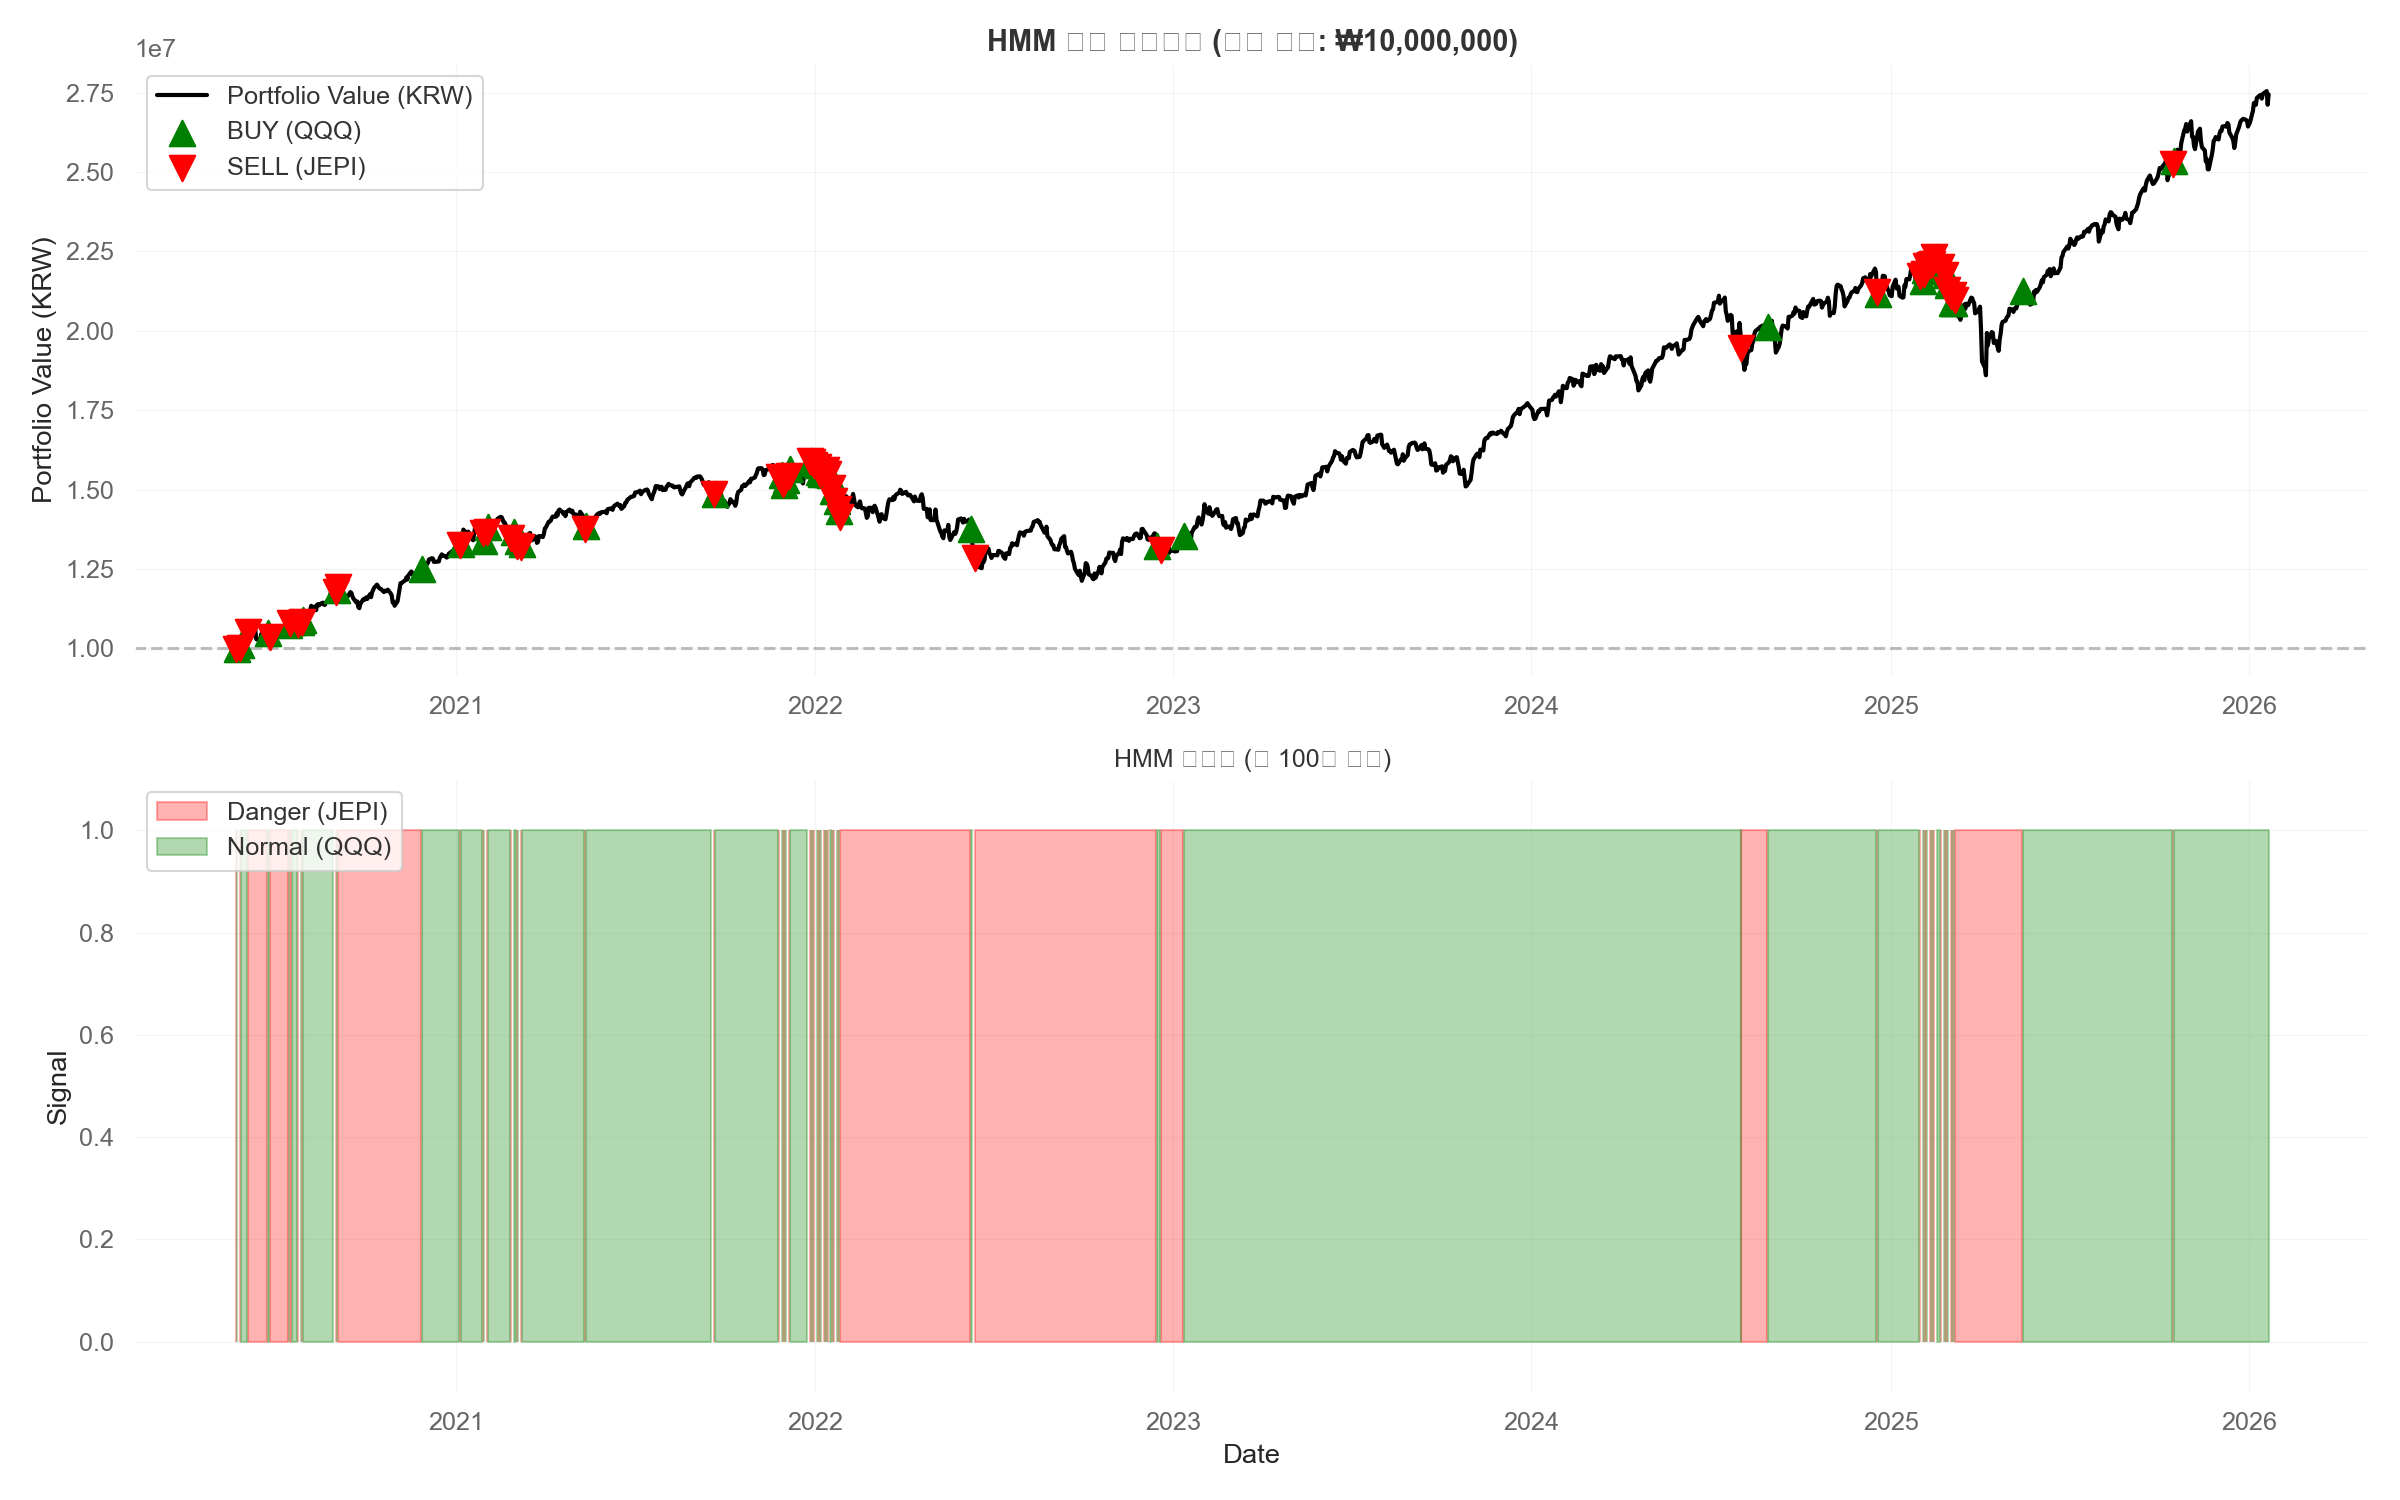

Python code for this plot:
# -*- coding: utf-8 -*-
"""
최적화된 HMM 전략 역사적 신호 분석
- 신호 횟수 카운트
- 매수/매도 시점 차트 표시
- 거래세 상세 분석
- 초기 자본: 1,000만원 (KRW)
"""

import sys
import pandas as pd
import numpy as np
import yfinance as yf
import matplotlib.pyplot as plt
from datetime import datetime
from pathlib import Path

# crash_detection_system 경로 추가
sys.path.insert(0, str(Path(__file__).parent / 'crash_detection_system' / 'src'))

from main import CrashDetectionPipeline

# Configuration
START_DATE = "2020-01-01"
END_DATE = datetime.now().strftime("%Y-%m-%d")
INITIAL_CAPITAL_KRW = 10_000_000  # 1,000만원
USD_KRW_RATE = 1450  # 환율 (1 USD = 1450 KRW)
INITIAL_CAPITAL_USD = INITIAL_CAPITAL_KRW / USD_KRW_RATE

# 거래 비용
US_TRADING_FEE = 0.0001  # 0.01% (미국 주식)
KR_TRADING_FEE = 0.003   # 0.3% (한국 주식)

TICKERS = {
    'SPY': 'SPY',
    'QQQ': 'QQQ',
    'JEPI': 'JEPI',
    'GOLD': 'GLD',
    'KOSPI': '^KS200'
}

def fetch_data():
    """데이터 수집"""
    print("📊 데이터 수집 중...")
    data = {}
    
    for key, ticker in TICKERS.items():
        try:
            df = yf.download(ticker, start=START_DATE, end=END_DATE, progress=False)
            if isinstance(df.columns, pd.MultiIndex):
                data[key] = df['Close'][ticker]
            else:
                data[key] = df['Close']
            print(f"  ✓ {ticker}: {len(data[key])} rows")
        except Exception as e:
            print(f"  ✗ {ticker} 로드 실패: {e}")
    
    df_aligned = pd.DataFrame(data).fillna(method='ffill').dropna()
    print(f"\n정렬된 데이터: {len(df_aligned)} rows ({df_aligned.index[0].date()} ~ {df_aligned.index[-1].date()})")
    return df_aligned

def get_hmm_signals(df):
    """최적화된 HMM 전략 시그널 생성"""
    print("\n🧠 최적화된 HMM 전략 실행 중...")
    
    try:
        pipeline = CrashDetectionPipeline(
            ticker='SPY',
            start_date=START_DATE,
            cache_dir=str(Path(__file__).parent / 'crash_detection_system' / 'data')
        )
        
        results = pipeline.run_full_pipeline()
        
        if results['status'] != 'SUCCESS':
            print(f"  ✗ HMM 파이프라인 실패")
            return None
        
        # 지표 데이터 추출
        indicators = pipeline.indicators.copy()
        indicators.index = pd.to_datetime(indicators.index).tz_localize(None)
        
        # 병합
        df = df.join(indicators[['HMM_Regime', 'RSI', 'ADX']], how='left')
        
        # VIX 데이터 추가
        try:
            vix_data = yf.download('^VIX', start=START_DATE, end=END_DATE, progress=False)
            if isinstance(vix_data.columns, pd.MultiIndex):
                df['VIX'] = vix_data['Close']['^VIX']
            else:
                df['VIX'] = vix_data['Close']
        except:
            df['VIX'] = 15
        
        # 결측치 처리
        df['HMM_Regime'] = df['HMM_Regime'].fillna(method='ffill').fillna(0)
        df['RSI'] = df['RSI'].fillna(50)
        df['ADX'] = df['ADX'].fillna(20)
        df['VIX'] = df['VIX'].fillna(15)
        
        # 최적화된 파라미터로 시그널 생성
        regime_threshold = 1.0
        rsi_crisis = 45
        rsi_normal = 40
        adx_min = 15
        vix_high = 25
        
        signals = []
        
        for i in range(len(df)):
            regime = df['HMM_Regime'].iloc[i]
            rsi = df['RSI'].iloc[i]
            adx = df['ADX'].iloc[i]
            vix = df['VIX'].iloc[i]
            
            is_danger = False
            
            # ADX 필터
            if adx < adx_min:
                is_danger = False
            # Crisis 레짐
            elif regime >= 2:
                if rsi < rsi_crisis:
                    is_danger = True
                else:
                    is_danger = True
            # Correction 레짐
            elif regime >= regime_threshold:
                if rsi < rsi_normal or vix > vix_high:
                    is_danger = True
            
            signals.append(1 if is_danger else 0)
        
        df['is_danger'] = signals
        
        print(f"  ✓ HMM 시그널 생성 완료")
        print(f"  - 위험 신호: {sum(signals)}일 ({sum(signals)/len(signals)*100:.1f}%)")
        
        return df
        
    except Exception as e:
        print(f"  ✗ HMM 엔진 오류: {e}")
        import traceback
        traceback.print_exc()
        return None

def backtest_with_signal_tracking(df):
    """
    시그널 추적 백테스트
    - 매수/매도 시점 기록
    - 거래세 상세 추적
    """
    print(f"\n💼 백테스트 실행 중 (초기 자본: ₩{INITIAL_CAPITAL_KRW:,})...")
    
    weights = {
        'SPY': 0.38,
        'DYNAMIC': 0.38,
        'GOLD': 0.05,
        'KOSPI': 0.19
    }
    
    # 초기 자본 (USD)
    cash_usd = INITIAL_CAPITAL_USD
    shares = {
        'SPY': 0,
        'QQQ': 0,
        'JEPI': 0,
        'GOLD': 0,
        'KOSPI': 0
    }
    
    # 추적 변수
    portfolio_values_krw = []
    total_trading_fees = 0
    trade_history = []  # 거래 내역
    signal_changes = []  # 신호 변경 시점
    
    # 초기 배분
    first_prices = df.iloc[0]
    
    # SPY 매수
    spy_value = cash_usd * weights['SPY']
    fee = spy_value * US_TRADING_FEE
    shares['SPY'] = (spy_value - fee) / first_prices['SPY']
    total_trading_fees += fee
    trade_history.append({
        'date': df.index[0],
        'action': 'BUY',
        'ticker': 'SPY',
        'shares': shares['SPY'],
        'price': first_prices['SPY'],
        'value': spy_value - fee,
        'fee': fee
    })
    
    # QQQ 매수
    qqq_value = cash_usd * weights['DYNAMIC']
    fee = qqq_value * US_TRADING_FEE
    shares['QQQ'] = (qqq_value - fee) / first_prices['QQQ']
    total_trading_fees += fee
    trade_history.append({
        'date': df.index[0],
        'action': 'BUY',
        'ticker': 'QQQ',
        'shares': shares['QQQ'],
        'price': first_prices['QQQ'],
        'value': qqq_value - fee,
        'fee': fee
    })
    
    # GOLD 매수
    gold_value = cash_usd * weights['GOLD']
    fee = gold_value * US_TRADING_FEE
    shares['GOLD'] = (gold_value - fee) / first_prices['GOLD']
    total_trading_fees += fee
    trade_history.append({
        'date': df.index[0],
        'action': 'BUY',
        'ticker': 'GOLD',
        'shares': shares['GOLD'],
        'price': first_prices['GOLD'],
        'value': gold_value - fee,
        'fee': fee
    })
    
    # KOSPI 매수
    kospi_value = cash_usd * weights['KOSPI']
    fee = kospi_value * KR_TRADING_FEE
    shares['KOSPI'] = (kospi_value - fee) / first_prices['KOSPI']
    total_trading_fees += fee
    trade_history.append({
        'date': df.index[0],
        'action': 'BUY',
        'ticker': 'KOSPI',
        'shares': shares['KOSPI'],
        'price': first_prices['KOSPI'],
        'value': kospi_value - fee,
        'fee': fee
    })
    
    cash_usd = 0
    current_mode = 0
    
    for i in range(len(df)):
        prices = df.iloc[i]
        signal = df['is_danger'].iloc[i]
        
        # 포트폴리오 가치 (KRW)
        spy_value = shares['SPY'] * prices['SPY']
        dynamic_value = shares['QQQ'] * prices['QQQ'] + shares['JEPI'] * prices['JEPI']
        gold_value = shares['GOLD'] * prices['GOLD']
        kospi_value = shares['KOSPI'] * prices['KOSPI']
        
        total_value_usd = spy_value + dynamic_value + gold_value + kospi_value + cash_usd
        total_value_krw = total_value_usd * USD_KRW_RATE
        portfolio_values_krw.append(total_value_krw)
        
        # 신호 변경 시 리밸런싱
        if signal != current_mode:
            signal_changes.append({
                'date': df.index[i],
                'from': 'QQQ' if current_mode == 0 else 'JEPI',
                'to': 'JEPI' if signal == 1 else 'QQQ',
                'signal': 'DANGER' if signal == 1 else 'NORMAL'
            })
            
            if signal == 1:  # Normal -> Danger: QQQ -> JEPI
                if shares['QQQ'] > 0:
                    # QQQ 매도
                    sell_value = shares['QQQ'] * prices['QQQ']
                    sell_fee = sell_value * US_TRADING_FEE
                    net_proceeds = sell_value - sell_fee
                    total_trading_fees += sell_fee
                    
                    trade_history.append({
                        'date': df.index[i],
                        'action': 'SELL',
                        'ticker': 'QQQ',
                        'shares': shares['QQQ'],
                        'price': prices['QQQ'],
                        'value': sell_value,
                        'fee': sell_fee
                    })
                    
                    # JEPI 매수
                    buy_fee = net_proceeds * US_TRADING_FEE
                    shares['JEPI'] = (net_proceeds - buy_fee) / prices['JEPI']
                    shares['QQQ'] = 0
                    total_trading_fees += buy_fee
                    
                    trade_history.append({
                        'date': df.index[i],
                        'action': 'BUY',
                        'ticker': 'JEPI',
                        'shares': shares['JEPI'],
                        'price': prices['JEPI'],
                        'value': net_proceeds - buy_fee,
                        'fee': buy_fee
                    })
                    
            else:  # Danger -> Normal: JEPI -> QQQ
                if shares['JEPI'] > 0:
                    # JEPI 매도
                    sell_value = shares['JEPI'] * prices['JEPI']
                    sell_fee = sell_value * US_TRADING_FEE
                    net_proceeds = sell_value - sell_fee
                    total_trading_fees += sell_fee
                    
                    trade_history.append({
                        'date': df.index[i],
                        'action': 'SELL',
                        'ticker': 'JEPI',
                        'shares': shares['JEPI'],
                        'price': prices['JEPI'],
                        'value': sell_value,
                        'fee': sell_fee
                    })
                    
                    # QQQ 매수
                    buy_fee = net_proceeds * US_TRADING_FEE
                    shares['QQQ'] = (net_proceeds - buy_fee) / prices['QQQ']
                    shares['JEPI'] = 0
                    total_trading_fees += buy_fee
                    
                    trade_history.append({
                        'date': df.index[i],
                        'action': 'BUY',
                        'ticker': 'QQQ',
                        'shares': shares['QQQ'],
                        'price': prices['QQQ'],
                        'value': net_proceeds - buy_fee,
                        'fee': buy_fee
                    })
            
            current_mode = signal
    
    print(f"  ✓ 백테스트 완료")
    print(f"  - 총 거래 횟수: {len(trade_history)}회")
    print(f"  - 신호 변경: {len(signal_changes)}회")
    print(f"  - 총 거래세: ${total_trading_fees:,.2f} (₩{total_trading_fees * USD_KRW_RATE:,.0f})")
    
    return pd.Series(portfolio_values_krw, index=df.index), trade_history, signal_changes, total_trading_fees

def analyze_performance(series):
    """성과 분석"""
    total_ret = (series.iloc[-1] / series.iloc[0]) - 1
    
    days = (series.index[-1] - series.index[0]).days
    cagr = (series.iloc[-1] / series.iloc[0]) ** (365/days) - 1
    
    peak = series.cummax()
    dd = (series - peak) / peak
    mdd = dd.min()
    
    daily_ret = series.pct_change()
    sharpe = (daily_ret.mean() * 252) / (daily_ret.std() * np.sqrt(252))
    
    return {
        'Final Value': series.iloc[-1],
        'Total Return': total_ret * 100,
        'CAGR': cagr * 100,
        'MDD': mdd * 100,
        'Sharpe': sharpe
    }

def main():
    print("=" * 70)
    print("🎯 최적화된 HMM 전략 역사적 신호 분석")
    print("=" * 70)
    print(f"초기 자본: ₩{INITIAL_CAPITAL_KRW:,} (${INITIAL_CAPITAL_USD:,.2f})")
    print(f"환율: 1 USD = ₩{USD_KRW_RATE}")
    
    # 데이터 수집
    df = fetch_data()
    
    # HMM 시그널 생성
    df = get_hmm_signals(df)
    
    if df is None or 'is_danger' not in df.columns:
        print("\n❌ HMM 시그널 생성 실패")
        return
    
    # 백테스트 실행
    portfolio, trade_history, signal_changes, total_fees = backtest_with_signal_tracking(df)
    
    # 성과 분석
    stats = analyze_performance(portfolio)
    
    # 신호 통계
    buy_signals = [s for s in signal_changes if s['to'] == 'QQQ']
    sell_signals = [s for s in signal_changes if s['to'] == 'JEPI']
    
    # 결과 출력
    print("\n" + "=" * 70)
    print("📊 백테스트 결과")
    print("=" * 70)
    print(f"최종 자산: ₩{stats['Final Value']:,.0f} (${stats['Final Value']/USD_KRW_RATE:,.2f})")
    print(f"총 수익률: {stats['Total Return']:.2f}%")
    print(f"CAGR: {stats['CAGR']:.2f}%")
    print(f"MDD: {stats['MDD']:.2f}%")
    print(f"Sharpe: {stats['Sharpe']:.2f}")
    
    print("\n" + "=" * 70)
    print("📈 신호 통계")
    print("=" * 70)
    print(f"총 신호 변경: {len(signal_changes)}회")
    print(f"  - 매수 신호 (QQQ): {len(buy_signals)}회")
    print(f"  - 매도 신호 (JEPI): {len(sell_signals)}회")
    print(f"총 거래 횟수: {len(trade_history)}회")
    
    print("\n" + "=" * 70)
    print("💰 거래세 분석")
    print("=" * 70)
    print(f"총 거래세: ${total_fees:,.2f} (₩{total_fees * USD_KRW_RATE:,.0f})")
    print(f"초기 자본 대비: {total_fees / INITIAL_CAPITAL_USD * 100:.2f}%")
    print(f"최종 자산 대비: {total_fees / (stats['Final Value'] / USD_KRW_RATE) * 100:.2f}%")
    
    # 거래 내역 상세
    buy_trades = [t for t in trade_history if t['action'] == 'BUY']
    sell_trades = [t for t in trade_history if t['action'] == 'SELL']
    
    total_buy_fees = sum(t['fee'] for t in buy_trades)
    total_sell_fees = sum(t['fee'] for t in sell_trades)
    
    print(f"\n거래세 세부:")
    print(f"  - 매수 거래세: ${total_buy_fees:,.2f} (₩{total_buy_fees * USD_KRW_RATE:,.0f})")
    print(f"  - 매도 거래세: ${total_sell_fees:,.2f} (₩{total_sell_fees * USD_KRW_RATE:,.0f})")
    
    # 차트 생성
    fig, axes = plt.subplots(2, 1, figsize=(16, 10))
    
    # 1. 포트폴리오 가치 + 매수/매도 시점
    axes[0].plot(portfolio.index, portfolio, label='Portfolio Value (KRW)', linewidth=2, color='black')
    
    # 매수 시점 (초록색 ▲)
    buy_dates = [s['date'] for s in signal_changes if s['to'] == 'QQQ']
    buy_values = [portfolio.loc[d] for d in buy_dates]
    axes[0].scatter(buy_dates, buy_values, color='green', marker='^', s=150, label='BUY (QQQ)', zorder=5)
    
    # 매도 시점 (빨간색 ▼)
    sell_dates = [s['date'] for s in signal_changes if s['to'] == 'JEPI']
    sell_values = [portfolio.loc[d] for d in sell_dates]
    axes[0].scatter(sell_dates, sell_values, color='red', marker='v', s=150, label='SELL (JEPI)', zorder=5)
    
    axes[0].set_title(f'HMM 전략 백테스트 (초기 자본: ₩{INITIAL_CAPITAL_KRW:,})', fontsize=14, fontweight='bold')
    axes[0].set_ylabel('Portfolio Value (KRW)')
    axes[0].legend(loc='upper left')
    axes[0].grid(True, alpha=0.3)
    axes[0].axhline(y=INITIAL_CAPITAL_KRW, color='gray', linestyle='--', alpha=0.5, label='Initial Capital')
    
    # 2. 시그널
    axes[1].fill_between(df.index, 0, 1, where=df['is_danger']==1, alpha=0.3, color='red', label='Danger (JEPI)')
    axes[1].fill_between(df.index, 0, 1, where=df['is_danger']==0, alpha=0.3, color='green', label='Normal (QQQ)')
    axes[1].set_title(f'HMM 시그널 (총 {len(signal_changes)}회 변경)', fontsize=12)
    axes[1].set_ylabel('Signal')
    axes[1].set_xlabel('Date')
    axes[1].set_ylim(-0.1, 1.1)
    axes[1].legend(loc='upper left')
    axes[1].grid(True, alpha=0.3)
    
    plt.tight_layout()
    plt.savefig('hmm_signal_history_analysis.png', dpi=150)
    print(f"\n📈 차트 저장: hmm_signal_history_analysis.png")
    
    # 리포트 저장
    with open('hmm_signal_history_report.txt', 'w', encoding='utf-8') as f:
        f.write("=" * 70 + "\n")
        f.write("최적화된 HMM 전략 역사적 신호 분석\n")
        f.write("=" * 70 + "\n\n")
        f.write(f"초기 자본: ₩{INITIAL_CAPITAL_KRW:,}\n")
        f.write(f"기간: {df.index[0].date()} ~ {df.index[-1].date()}\n\n")
        f.write(f"최종 자산: ₩{stats['Final Value']:,.0f}\n")
        f.write(f"CAGR: {stats['CAGR']:.2f}%\n")
        f.write(f"MDD: {stats['MDD']:.2f}%\n")
        f.write(f"Sharpe: {stats['Sharpe']:.2f}\n\n")
        f.write("신호 통계:\n")
        f.write(f"  총 신호 변경: {len(signal_changes)}회\n")
        f.write(f"  매수 신호: {len(buy_signals)}회\n")
        f.write(f"  매도 신호: {len(sell_signals)}회\n\n")
        f.write("거래세:\n")
        f.write(f"  총 거래세: ₩{total_fees * USD_KRW_RATE:,.0f}\n")
        f.write(f"  매수 거래세: ₩{total_buy_fees * USD_KRW_RATE:,.0f}\n")
        f.write(f"  매도 거래세: ₩{total_sell_fees * USD_KRW_RATE:,.0f}\n")
    
    print(f"📄 리포트 저장: hmm_signal_history_report.txt\n")

if __name__ == "__main__":
    main()
